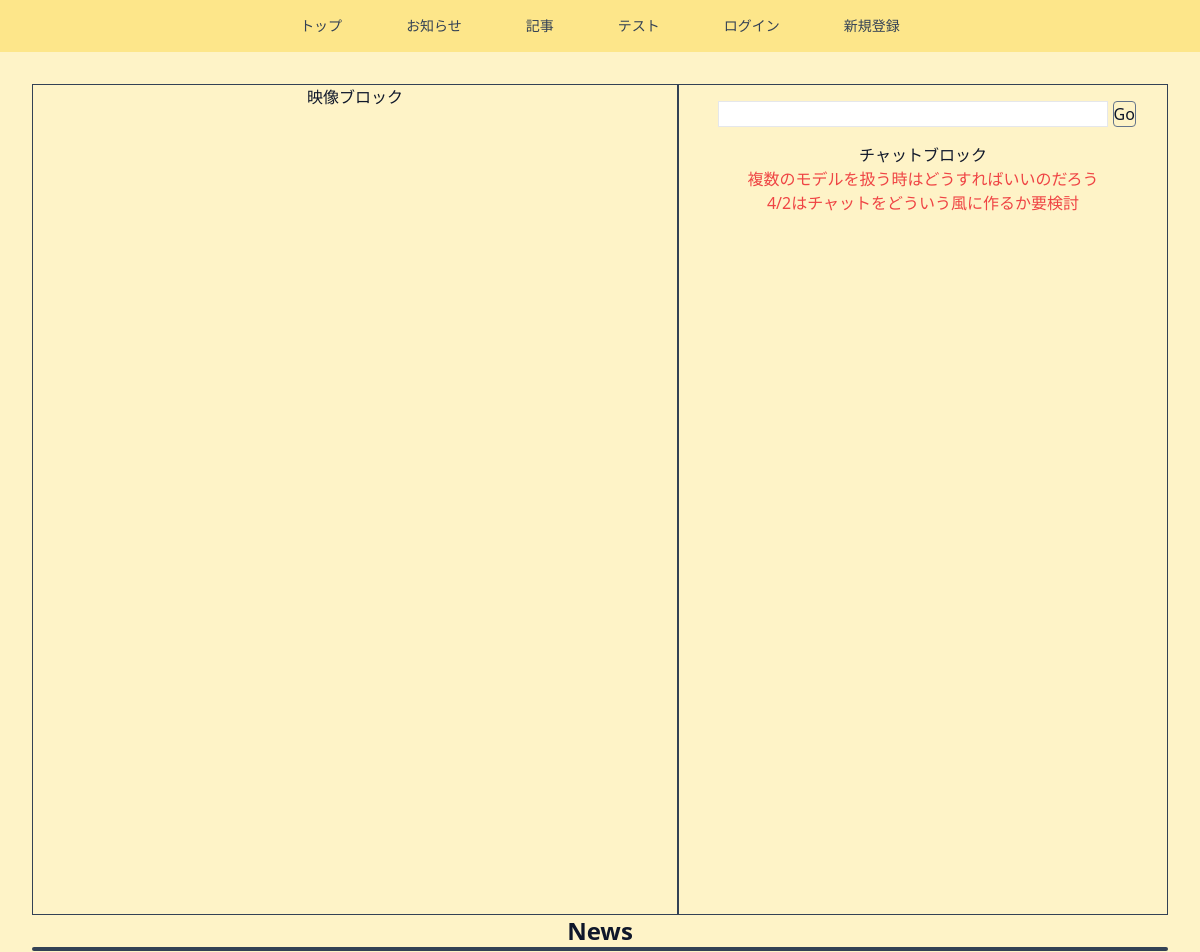
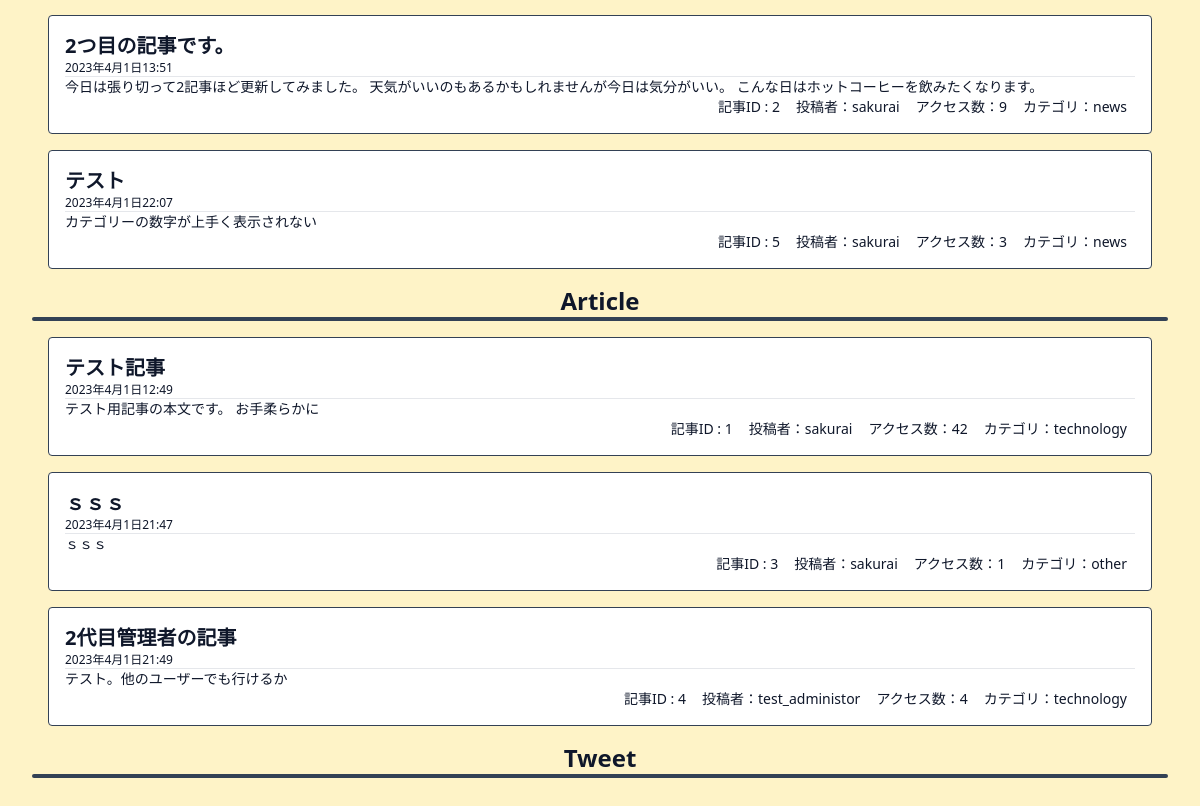
The page / on the database its author committed (2 pictures, top to bottom).
### main/models.py (models this page shows, shortened)
class Article(models.Model):
  create_date = models.DateTimeField(default=timezone.now)
  title = models.CharField(max_length=100)
  content = models.TextField()
  category = models.CharField(
    max_length=100,
    choices=ARTICLE_CATEGORY,
  )
  access_count = models.IntegerField(default=0)
  thumbnail = models.ImageField(null=True, blank=True)
  user = models.ForeignKey('auth.User', on_delete=models.CASCADE)

### main/views.py (the view)
# urls.py: path('', views.MainView.as_view(), name='index'),
class MainView(ListView):
  template_name = 'main/index.html'
  model = Article

### main/templates/main/index.html (shortened to what this page needs)
{% extends 'base.html' %}
{% block content %}
<div class="grid grid-rows-2 grid-flow-col gap-4">
  <div class="2xl:row-span-4 2xl:col-span-5 grid grid-rows-2 grid-flow-col">
    <div class=" grid grid-rows-2 grid-flow-col">
      <div class="lg:row-span-full lg:col-span-4 border border-slate-700 border-1">
        映像ブロック
      </div>
      <div class="lg:row-span-full lg:col-span-1 border border-slate-700 border-1">
        {% include 'main/components/chat.html' %}
      </div>
    </div>
    <div class="2xl:row-span-1 2xl:col-span-1">
      <div class="flex justify-center">
        <h2 class="mx-14 text-2xl font-bold">
          News
        </h2>
      </div>
      <hr class="w-full h-1 mx-auto mb-4 bg-slate-700 border-0 rounded">
      {% include 'main/components/news.html' %}
      <div class="flex justify-center">
        <h2 class="mx-14 text-2xl font-bold">
          Article
        </h2>
      </div>
      <hr class="w-full h-1 mx-auto mb-4 bg-slate-700 border-0 rounded">
      {% include 'main/components/list.html' %}
      <h2 class="mx-14 text-2xl font-bold">
        Tweet
      </h2>
      <hr class="w-full h-1 mx-auto mb-4 bg-slate-700 border-0 rounded">
    </div>
  </div>
</div>
{% endblock content %}

### main/templates/main/components/news.html
{% for article in object_list %}
  {% if article.category == "news" %}
  <a href="{% url 'detail_article' article.pk %}">
    <div class="border border-slate-700 p-4 m-4 rounded bg-white hover:opacity-70">
      <div class="text-left font-bold text-xl">
      {{ article.title }}
      </div>
      <p class="text-xs text-left">{{ article.create_date }}</p>
      <hr class="w-full bg-slate-700 border-1 ">
      <p class="text-sm text-left">{{ article.content | truncatechars:100 }}</p>
      <div class="flex flex-row-reverse text-sm">
        <p class="px-2">カテゴリ：{{ article.category }}</p>
        <p class="px-2">アクセス数：{{ article.access_count }}</p>
        <p class="px-2">投稿者：{{ article.user.username }}</p>
        <p class="px-2">記事ID : {{ article.id }}</p>
      </div>
    </div>
  </a>
  {% endif %}
{% endfor %}

### main/templates/main/components/list.html
{% for article in object_list %}
  {% if not article.category == "news" %}
  <a href="{% url 'detail_article' article.pk %}">
    <div class="border border-slate-700 p-4 m-4 rounded bg-white hover:opacity-70">
      <div class="text-left font-bold text-xl">
      {{ article.title }}
      </div>
      <p class="text-xs text-left">{{ article.create_date }}</p>
      <hr class="w-full bg-slate-700 border-1 ">
      <p class="text-sm text-left">{{ article.content | truncatechars:100 }}</p>
      <div class="flex flex-row-reverse text-sm">
        <p class="px-2">カテゴリ：{{ article.category }}</p>
        <p class="px-2">アクセス数：{{ article.access_count }}</p>
        <p class="px-2">投稿者：{{ article.user.username }}</p>
        <p class="px-2">記事ID : {{ article.id }}</p>
      </div>
    </div>
  </a>
  {% endif %}
{% endfor %}

### rows shown on the page
Article: title "2つ目の記事です。", create_date "2023年4月1日13:51", content "今日は張り切って2記事ほど更新してみました。 天気がいいのもあるかもしれませんが今日は気分がいい。 こんな日はホットコーヒーを飲みたくなります。", category "news", access_count "9", user.username "sakurai", id "2"
Article: title "テスト", create_date "2023年4月1日22:07", content "カテゴリーの数字が上手く表示されない", category "news", access_count "3", user.username "sakurai", id "5"
Article: title "テスト記事", create_date "2023年4月1日12:49", content "テスト用記事の本文です。 お手柔らかに", category "technology", access_count "42", user.username "sakurai", id "1"
Article: title "ｓｓｓ", create_date "2023年4月1日21:47", content "ｓｓｓ", category "other", access_count "1", user.username "sakurai", id "3"
Article: title "2代目管理者の記事", create_date "2023年4月1日21:49", content "テスト。他のユーザーでも行けるか", category "technology", access_count "4", user.username "test_administor", id "4"
